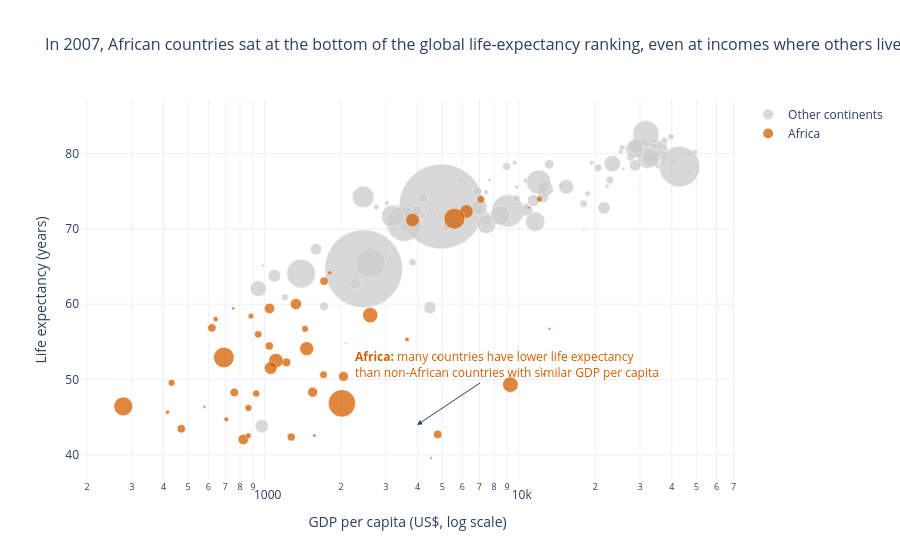

The notebook cell this image was saved under:
### Code cell
# Task 2


d07 = df.loc[df['year'] == 2007].copy()


highlight = 'Africa'
d07['group'] = d07['continent'].where(d07['continent'] == highlight, 'Other continents')

fig2 = px.scatter(
    d07,
    x='gdpPercap',
    y='lifeExp',
    size='pop',
    size_max=60,                     
    color='group',
    color_discrete_map={
        highlight: '#D55E00',         
        'Other continents': '#CCCCCC',
    },
    category_orders={'group': ['Other continents', highlight]},  
    hover_name='country',
    hover_data={'group': False, 'continent': True, 'pop': ':,'},
    log_x=True,                       # rule 4
    labels={
        'gdpPercap': 'GDP per capita (US$, log scale)',
        'lifeExp': 'Life expectancy (years)',
        'group': '',
    },
    title='In 2007, African countries sat at the bottom of the global life-expectancy ranking, '
          'even at incomes where others lived far longer',
)


fig2.add_annotation(
    x=3.6, y=44,                      # x is in log10 units on a log axis
    text="<b>Africa:</b> many countries have lower life expectancy<br>"
         "than non-African countries with similar GDP per capita",
    showarrow=True, ax=90, ay=-60, arrowhead=2,
    font=dict(color='#D55E00', size=12),
    align='left',
)

fig2.update_traces(marker=dict(opacity=0.75, line=dict(width=0.5, color='white')))
fig2.update_layout(template='plotly_white', legend_title_text='', title_font_size=16)
fig2.show()

### Figure 1 — Plotly figure (JSON) as saved in the notebook; plotly's stock layout.template omitted (floating-point values rounded to 4 significant figures; data arrays with more than 128 entries replaced by an {"elided": "..."} marker saying what was removed)
{"data": [{"customdata": {"elided": "90x3 mixed values"}, "hovertemplate": "<b>%{hovertext}</b><br><br>GDP per capita (US$, log scale)=%{x}<br>Life expectancy (years)=%{y}<br>pop=%{customdata[2]:,}<br>continent=%{customdata[1]}<extra></extra>", "hovertext": ["Afghanistan", "Albania", "Argentina", "Australia", "Austria", "Bahrain", "Bangladesh", "Belgium", "Bolivia", "Bosnia and Herzegovina", "Brazil", "Bulgaria", "Cambodia", "Canada", "Chile", "China", "Colombia", "Costa Rica", "Croatia", "Cuba", "Czech Republic", "Denmark", "Dominican Republic", "Ecuador", "El Salvador", "Finland", "France", "Germany", "Greece", "Guatemala", "Haiti", "Honduras", "Hong Kong, China", "Hungary", "Iceland", "India", "Indonesia", "Iran", "Iraq", "Ireland", "Israel", "Italy", "Jamaica", "Japan", "Jordan", "Korea, Dem. Rep.", "Korea, Rep.", "Kuwait", "Lebanon", "Malaysia", "Mexico", "Mongolia", "Montenegro", "Myanmar", "Nepal", "Netherlands", "New Zealand", "Nicaragua", "Norway", "Oman", "Pakistan", "Panama", "Paraguay", "Peru", "Philippines", "Poland", "Portugal", "Puerto Rico", "Romania", "Saudi Arabia", "Serbia", "Singapore", "Slovak Republic", "Slovenia", "Spain", "Sri Lanka", "Sweden", "Switzerland", "Syria", "Taiwan", "Thailand", "Trinidad and Tobago", "Turkey", "United Kingdom", "United States", "Uruguay", "Venezuela", "Vietnam", "West Bank and Gaza", "Yemen, Rep."], "legendgroup": "Other continents", "marker": {"color": "#CCCCCC", "line": {"color": "white", "width": 0.5}, "opacity": 0.75, "size": [31889923, 3600523, 40301927, 20434176, 8199783, 708573, 150448339, 10392226, 9119152, 4552198, 190010647, 7322858, 14131858, 33390141, 16284741, 1318683096, 44227550, 4133884, 4493312, 11416987, 10228744, 5468120, 9319622, 13755680, 6939688, 5238460, 61083916, 82400996, 10706290, 12572928, 8502814, 7483763, 6980412, 9956108, 301931, 1110396331, 223547000, 69453570, 27499638, 4109086, 6426679, 58147733, 2780132, 127467972, 6053193, 23301725, 49044790, 2505559, 3921278, 24821286, 108700891, 2874127, 684736, 47761980, 28901790, 16570613, 4115771, 5675356, 4627926, 3204897, 169270617, 3242173, 6667147, 28674757, 91077287, 38518241, 10642836, 3942491, 22276056, 27601038, 10150265, 4553009, 5447502, 2009245, 40448191, 20378239, 9031088, 7554661, 19314747, 23174294, 65068149, 1056608, 71158647, 60776238, 301139947, 3447496, 26084662, 85262356, 4018332, 22211743], "sizemode": "area", "sizeref": 366300.0, "symbol": "circle"}, "mode": "markers", "name": "Other continents", "orientation": "v", "showlegend": true, "type": "scatter", "x": [974.6, 5937.0, 12780.0, 34440.0, 36130.0, 29800.0, 1391.0, 33690.0, 3822.0, 7446.0, 9066.0, 10680.0, 1714.0, 36320.0, 13170.0, 4959.0, 7007.0, 9645.0, 14620.0, 8948.0, 22830.0, 35280.0, 6025.0, 6873.0, 5728.0, 33210.0, 30470.0, 32170.0, 27540.0, 5186.0, 1202.0, 3548.0, 39720.0, 18010.0, 36180.0, 2452.0, 3541.0, 11610.0, 4471.0, 40680.0, 25520.0, 28570.0, 7321.0, 31660.0, 4519.0, 1593.0, 23350.0, 47310.0, 10460.0, 12450.0, 11980.0, 3096.0, 9254.0, 944.0, 1091.0, 36800.0, 25190.0, 2749.0, 49360.0, 22320.0, 2606.0, 9809.0, 4173.0, 7409.0, 3190.0, 15390.0, 20510.0, 19330.0, 10810.0, 21650.0, 9787.0, 47140.0, 18680.0, 25770.0, 28820.0, 3970.0, 33860.0, 37510.0, 4185.0, 28720.0, 7458.0, 18010.0, 8458.0, 33200.0, 42950.0, 10610.0, 11420.0, 2442.0, 3025.0, 2281.0], "xaxis": "x", "y": [43.83, 76.42, 75.32, 81.23, 79.83, 75.64, 64.06, 79.44, 65.55, 74.85, 72.39, 73.0, 59.72, 80.65, 78.55, 72.96, 72.89, 78.78, 75.75, 78.27, 76.49, 78.33, 72.23, 74.99, 71.88, 79.31, 80.66, 79.41, 79.48, 70.26, 60.92, 70.2, 82.21, 73.34, 81.76, 64.7, 70.65, 70.96, 59.55, 78.89, 80.75, 80.55, 72.57, 82.6, 72.53, 67.3, 78.62, 77.59, 71.99, 74.24, 76.19, 66.8, 74.54, 62.07, 63.78, 79.76, 80.2, 72.9, 80.2, 75.64, 65.48, 75.54, 71.75, 71.42, 71.69, 75.56, 78.1, 78.75, 72.48, 72.78, 74.0, 79.97, 74.66, 77.93, 80.94, 72.4, 80.88, 81.7, 74.14, 78.4, 70.62, 69.82, 71.78, 79.42, 78.24, 76.38, 73.75, 74.25, 73.42, 62.7], "yaxis": "y"}, {"customdata": {"elided": "52x3 mixed values"}, "hovertemplate": "<b>%{hovertext}</b><br><br>GDP per capita (US$, log scale)=%{x}<br>Life expectancy (years)=%{y}<br>pop=%{customdata[2]:,}<br>continent=%{customdata[1]}<extra></extra>", "hovertext": ["Algeria", "Angola", "Benin", "Botswana", "Burkina Faso", "Burundi", "Cameroon", "Central African Republic", "Chad", "Comoros", "Congo, Dem. Rep.", "Congo, Rep.", "Cote d'Ivoire", "Djibouti", "Egypt", "Equatorial Guinea", "Eritrea", "Ethiopia", "Gabon", "Gambia", "Ghana", "Guinea", "Guinea-Bissau", "Kenya", "Lesotho", "Liberia", "Libya", "Madagascar", "Malawi", "Mali", "Mauritania", "Mauritius", "Morocco", "Mozambique", "Namibia", "Niger", "Nigeria", "Reunion", "Rwanda", "Sao Tome and Principe", "Senegal", "Sierra Leone", "Somalia", "South Africa", "Sudan", "Swaziland", "Tanzania", "Togo", "Tunisia", "Uganda", "Zambia", "Zimbabwe"], "legendgroup": "Africa", "marker": {"color": "#D55E00", "line": {"color": "white", "width": 0.5}, "opacity": 0.75, "size": [33333216, 12420476, 8078314, 1639131, 14326203, 8390505, 17696293, 4369038, 10238807, 710960, 64606759, 3800610, 18013409, 496374, 80264543, 551201, 4906585, 76511887, 1454867, 1688359, 22873338, 9947814, 1472041, 35610177, 2012649, 3193942, 6036914, 19167654, 13327079, 12031795, 3270065, 1250882, 33757175, 19951656, 2055080, 12894865, 135031164, 798094, 8860588, 199579, 12267493, 6144562, 9118773, 43997828, 42292929, 1133066, 38139640, 5701579, 10276158, 29170398, 11746035, 12311143], "sizemode": "area", "sizeref": 366300.0, "symbol": "circle"}, "mode": "markers", "name": "Africa", "orientation": "v", "showlegend": true, "type": "scatter", "x": [6223.0, 4797.0, 1441.0, 12570.0, 1217.0, 430.1, 2042.0, 706.0, 1704.0, 986.1, 277.6, 3633.0, 1545.0, 2082.0, 5581.0, 12150.0, 641.4, 690.8, 13210.0, 752.7, 1328.0, 942.7, 579.2, 1463.0, 1569.0, 414.5, 12060.0, 1045.0, 759.3, 1043.0, 1803.0, 10960.0, 3820.0, 823.7, 4811.0, 619.7, 2014.0, 7670.0, 863.1, 1598.0, 1712.0, 862.5, 926.1, 9270.0, 2602.0, 4513.0, 1107.0, 883.0, 7093.0, 1056.0, 1271.0, 469.7], "xaxis": "x", "y": [72.3, 42.73, 56.73, 50.73, 52.3, 49.58, 50.43, 44.74, 50.65, 65.15, 46.46, 55.32, 48.33, 54.79, 71.34, 51.58, 58.04, 52.95, 56.73, 59.45, 60.02, 56.01, 46.39, 54.11, 42.59, 45.68, 73.95, 59.44, 48.3, 54.47, 64.16, 72.8, 71.16, 42.08, 52.91, 56.87, 46.86, 76.44, 46.24, 65.53, 63.06, 42.57, 48.16, 49.34, 58.56, 39.61, 52.52, 58.42, 73.92, 51.54, 42.38, 43.49], "yaxis": "y"}], "layout": {"annotations": [{"align": "left", "arrowhead": 2, "ax": 90, "ay": -60, "font": {"color": "#D55E00", "size": 12}, "showarrow": true, "text": "<b>Africa:</b> many countries have lower life expectancy<br>than non-African countries with similar GDP per capita", "x": 3.6, "y": 44}], "legend": {"itemsizing": "constant", "title": {"text": ""}, "tracegroupgap": 0}, "title": {"font": {"size": 16}, "text": "In 2007, African countries sat at the bottom of the global life-expectancy ranking, even at incomes where others lived far longer"}, "xaxis": {"anchor": "y", "domain": [0, 1], "title": {"text": "GDP per capita (US$, log scale)"}, "type": "log"}, "yaxis": {"anchor": "x", "domain": [0, 1], "title": {"text": "Life expectancy (years)"}}}}
